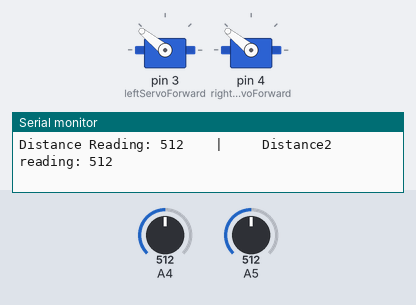
Bench run of a sketch on a simulated Arduino Uno, built with avr-gcc and run on an emulated ATmega328P. Shown: 2 × servo, the last lines printed to the serial monitor. The inputs (shaded band) are chosen by the test bench; at power-on: A4 = 512, A5 = 512.

Above: at 1.3 s.
1.4 s: A4 set to 259
2.9 s: A4 set to 232
At 4.0 s:
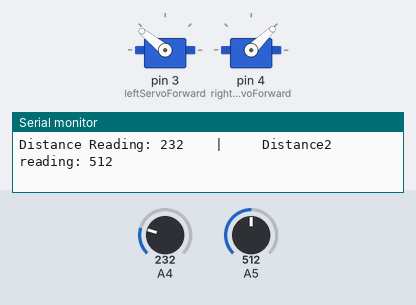
4.6 s: A5 set to 992
7.7 s: A5 set to 1015
10.8 s: A4 set to 250
At 11.9 s:
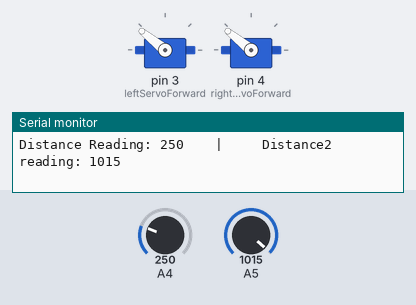
12.4 s: A5 set to 127
13.9 s: A5 set to 110
At 15.2 s:
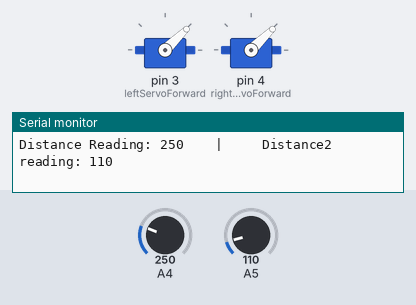
Timing chart, 0 to 16.5 s (numbered marks = the images above; inputs shaded):
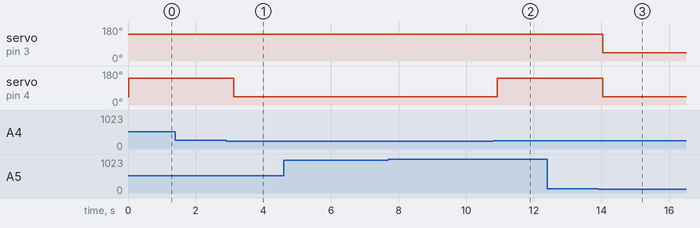

The sketch:

Advanced_Car_Revamped.ino
```cpp
//#include <Servo.h>
//
//Servo leftServo;
//Servo rightServo;
//
//
//void setup() {
//  // put your setup code here, to run once:
//leftServo.attach(10);
//rightServo.attach(9);
//
//Serial.begin(9600);
//}
//
//void loop() {
//  // put your main code here, to run repeatedly:
//int val = analogRead(0);
//Serial.println(val);
//
//
//leftServo.writeMicroseconds(1000);
//rightServo.writeMicroseconds(2000);
//delay(50);

#include<Servo.h>

Servo leftServoForward;
Servo leftServoBackward;

Servo rightServoForward;
Servo rightServoBackward;

void setup() {
  leftServoForward.attach(3);
  //leftServoBackward.attach(4);

  rightServoForward.attach(4);
  //rightServoBackward.attach(6);

  Serial.begin(9600);

  go_forward();
}

void loop() {
/*
  leftServoForward.writeMicroseconds(1000);
  leftServoBackward.writeMicroseconds(2000);

  rightServoForward.writeMicroseconds(2000);
  rightServoBackward.writeMicroseconds(1000);
*/
  int dist1 = analogRead(4);
  Serial.print("Distance Reading: ");
  Serial.print(dist1);

  int dist2 = analogRead(5);
  Serial.print("    |     Distance2 reading: ");
  Serial.println(dist2);

  if (dist1 > 240) {
    delay(20);
     if (dist2 > 120) {
      go_right();
    } else {
      go_left();
    }
  } else {
    go_forward();
  }
}
void go_forward() {
  leftServoForward.writeMicroseconds(2000);
  rightServoForward.writeMicroseconds(1000);
}

void go_right(){
  leftServoForward.writeMicroseconds(2000);
  rightServoForward.writeMicroseconds(2000);
  delay(500);
}

void go_left() {
  leftServoForward.writeMicroseconds(1000);
  rightServoForward.writeMicroseconds(1000);
  delay(500);

}

//}
```

Measured:
- the behaviour switches between 241 and 240 on A4 (found by bisection; images 0 and 1)
- the behaviour switches between 121 and 120 on A5 (found by bisection; images 2 and 3)
- after the input at 2.9 s, servo on pin 4 (rightServoForward): 141° → 44° after 0.23 s
- after the input at 10.8 s, servo on pin 4 (rightServoForward): 44° → 141° after 0.12 s
- after the input at 13.9 s, servo on pin 3 (leftServoForward), servo on pin 4 (rightServoForward): 141° → 44° after 0.14 s
